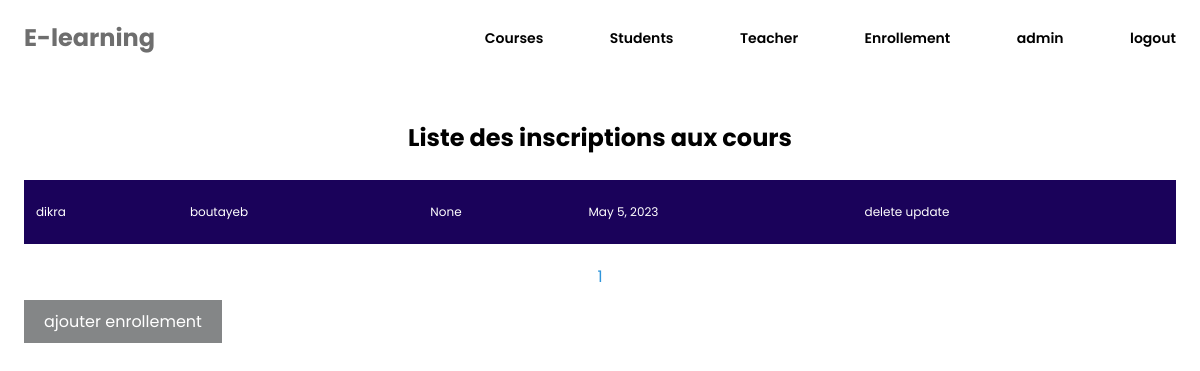
Page /enrollment_list/ (signed in) on the committed database.
### apprentissage1/models.py (models this page shows, shortened)
class Enrollment(models.Model):
    student = models.ForeignKey('Student', on_delete=models.CASCADE)
    course = models.ForeignKey('Course', on_delete=models.CASCADE)
    registration_date = models.DateField(auto_now_add=True)

class Student(models.Model):
    first_name = models.CharField(max_length=50)
    last_name = models.CharField(max_length=50)
    email = models.EmailField(max_length=254)

class Course(models.Model):
    title = models.CharField(max_length=255, null=True, blank=True)
    link = models.CharField(max_length=255, null=True, blank=True)
    hours = models.CharField(max_length=100, null=True, blank=True)
    description = models.TextField(null=True, blank=True)
    teacher = models.ForeignKey('Teacher', on_delete=models.CASCADE, null=True, blank=True)
    start_date = models.DateField(null=True, blank=True)
    end_date = models.DateField(null=True, blank=True)
    name = models.CharField(max_length=100, null=True, blank=True)

### apprentissage1/views.py (the view)
# urls.py: path('enrollment_list/', views.enrollment_list, name='enrollment_list'),
@login_required(login_url='login')
def enrollment_list(request):
    enrollments = Enrollment.objects.all()
    paginator =Paginator(enrollments, 5)
    page = request.GET.get('page', 1)
    try:
        enrollments = paginator.page(page)
    except PageNotAnInteger:
        enrollments = paginator.page(1)
    except EmptyPage:
        enrollments = paginator.page(paginator.num_pages)
    return render(request, '../templates/enrollment_list.html', {'enrollments': enrollments, 'paginator':paginator})

### templates/enrollment_list.html (shortened to what this page needs)
{% extends 'base.html' %}
{% load static %}
{% block style %}
  <link rel="stylesheet" href=" {% static 'css/index.css' %} ">
  <link rel="stylesheet" href=" {% static 'css/courses.css' %} ">
{% endblock style %}
{% block content %}
  <section>
    <div class="container">
      <h1 class="title">Liste des inscriptions aux cours</h1>
      <div class="listcourse">
        <table class="table table-hover">
          <body>
              {% for enrollment in enrollments %}
              <tr>
                <td>{{enrollment.student.first_name }}</td>
                <td>{{enrollment.student.last_name}}</td>
                <td>{{enrollment.course.name}}</td>
                <td>{{enrollment.registration_date}}</td>
                  <td>
                    <a href="{%url 'EnrollmentDeleteView' enrollment.id %}" class="btn btn-sm btn-danger mt-2">delete</a>
                    <a href="{%url 'edit_enrollment' enrollment.pk %}" class="btn btn-sm btn-success mt-2">update</a>
                  </td>
              </tr>
              {% empty %}
         <li>Aucun inscription pour le moment.</li>
              {%endfor%}
          </body>
      </table>
      </div>
      <div class="forPagination">
        {% for i in enrollments.paginator.page_range %}
          {%  if enrollment.number == i %}
            <a href="?page={{i}}" class="btn btn-sm btn-primary me-2">{{i}}</a>
          {%else%}
            <a href="?page={{i}}" class="btn btn-sm btn-outline-primary me-2">{{i}}</a>
          {%endif%}
        {% endfor %}
     </div>
     <a href="{% url 'add_enrollment' %}" class="addcoursBtn">ajouter enrollement</a>
    </div>
  </section>
{% endblock content%}

### static/css/generale.css (style rules this page uses)
html { font-family: 'Poppins', sans-serif; }
* { box-sizing: border-box; padding: 0; margin: 0; text-decoration: none; list-style: none; }
.container { max-width: 96%; margin: 0 auto; }
section { padding: 20px 0; }

### static/css/index.css (style rules this page uses)
section .title { text-align: center; font-size: 24px; margin: 25px 0; }

### static/css/courses.css (style rules this page uses)
table { width: 100%; background-color: #1a025a; color: white; }
tr { height: 60px; }
td { padding: 10px; font-size: 12px; }
table td a { color: white; }
.forPagination { text-align: center; font-size: 16px; margin: 20px 0; }
.forPagination a { color: #2f95da; }
.addcoursBtn { background-color: #848687; padding: 10px 20px; color: white; margin: 0 0 20px 0; }

### rows in the picture
Enrollment: student.first_name "dikra", student.last_name "boutayeb", course.name "None", registration_date "May 5, 2023"

### other values in the picture
{{ i }} "1"
